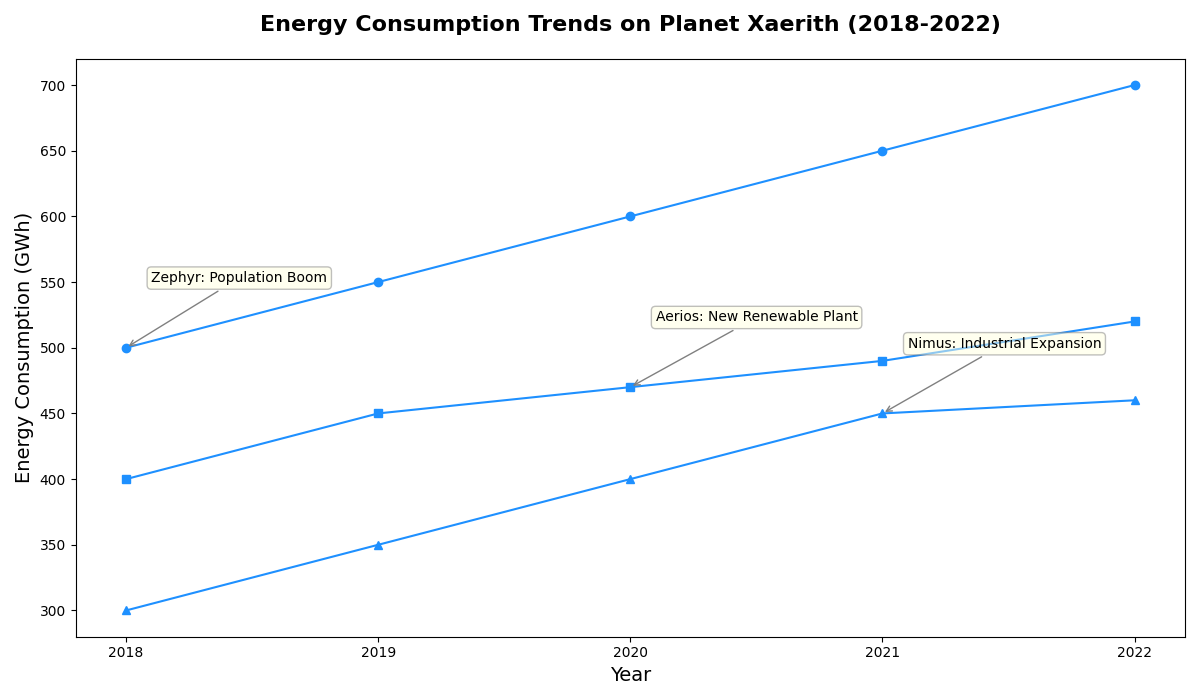

Source code (Python):
import matplotlib.pyplot as plt
import numpy as np

years = np.array([2018, 2019, 2020, 2021, 2022])
city_zephyr = np.array([500, 550, 600, 650, 700])
city_aerios = np.array([400, 450, 470, 490, 520])
city_nimus = np.array([300, 350, 400, 450, 460])

fig, ax = plt.subplots(figsize=(12, 7))

# Using the same color for all data groups
ax.plot(years, city_zephyr, marker='o', linestyle='-', color='dodgerblue')
ax.plot(years, city_aerios, marker='s', linestyle='-', color='dodgerblue')
ax.plot(years, city_nimus, marker='^', linestyle='-', color='dodgerblue')

ax.set_title('Energy Consumption Trends on Planet Xaerith (2018-2022)', fontsize=16, fontweight='bold', pad=20)
ax.set_xlabel('Year', fontsize=14)
ax.set_ylabel('Energy Consumption (GWh)', fontsize=14)
ax.set_xticks(years)

milestones = [
    (2018, 500, 'Zephyr: Population Boom'),
    (2020, 470, 'Aerios: New Renewable Plant'),
    (2021, 450, 'Nimus: Industrial Expansion')
]

for (year, value, text) in milestones:
    ax.annotate(text, xy=(year, value), xytext=(year + 0.1, value + 50 if value < 600 else value - 50),
                arrowprops=dict(arrowstyle='->', connectionstyle='arc3', color='gray'),
                fontsize=10, bbox=dict(boxstyle="round,pad=0.3", edgecolor='gray', facecolor='lightyellow', alpha=0.5))

plt.tight_layout()

plt.show()
